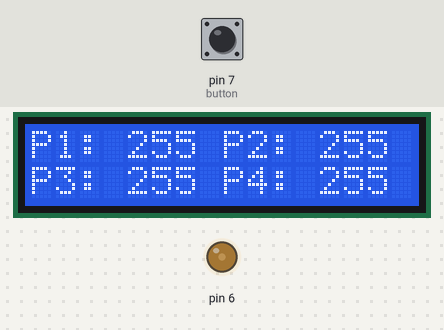
This sketch was run on a simulated Arduino Uno, built with avr-gcc and run on an emulated ATmega328P. Parts: 16×2 character LCD, output pins drawn as LEDs (lit = HIGH). Wiring (inferred from the names in the program): PCF8574 port expander at I2C address 0x38. The test bench sets the inputs (shaded band); at power-on: pin 7 (button) LOW. Random numbers use the default seed unless the sketch sets one; EEPROM starts erased.

Above: at 1.2 s.
1.3 s: pin 7 (button) pulled HIGH for 0.15 s
At 8.3 s:
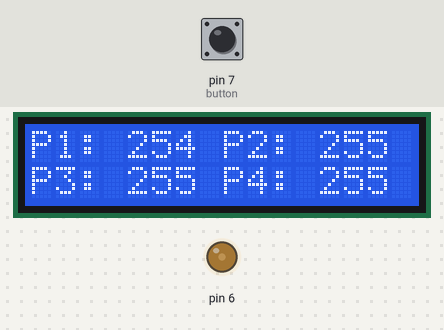
Timing chart, 0 to 9.8 s (numbered marks = the images above; inputs shaded):
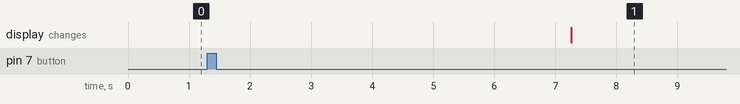

Measured:
- after the input at 1.3 s, the display: changes after 6.0 s (image 1)

The sketch:

p3_entrega.ino
```cpp
#include <Wire.h>
#include <LiquidCrystal.h>
#include <EEPROM.h>
#include <avr/wdt.h>

#define debounce_ms 15

#define default_p1 1
#define default_p2 2
#define default_p3 5
#define default_p4 10
#define default_premios_no 4

#define i2c_address 0x38

const uint8_t button = 7;
uint8_t premio;
uint8_t premios_no;
uint8_t premios[default_premios_no];
LiquidCrystal lcd(12, 11, 5, 4, 3, 2);

/**************************** PIN READ & LED ****************************/
int debounce_digitalRead(uint8_t pin){
  uint8_t prev = digitalRead(pin);

  //delay(debounce_ms + random(-10,10));
  delay(debounce_ms);

  return (prev == digitalRead(pin)) ? prev : debounce_digitalRead(pin);
}
/************************************************************************/

void i2c_write(uint8_t led_r_l){
  Wire.beginTransmission(i2c_address);

  switch(led_r_l){
    case (uint8_t) 0:
      Wire.write(0b1111);
      break;

    case (uint8_t) 1:
      Wire.write(0b1110);
      break;

    case (uint8_t) 2:
      Wire.write(0b1101);
      break;

    case (uint8_t) 3:
      Wire.write(0b1011);
      break;

    case (uint8_t) 4:
      Wire.write(0b0111);
      break;

    case (uint8_t) 10:
      Wire.write(0b0000);
      break;
  }

  Wire.endTransmission();
}

uint8_t get_prize(){
  if(premios_no==0){
    return 0;
  }

  uint8_t n = random(1, premios_no+1);
  //Debug n=1;

  if(n<=premios[0]){
    return 1;
  } else if(n<=premios[0]+premios[1]){
    return 2;
  } else if(n<=premios[0]+premios[1]+premios[2]){
    return 3;
  } else {
    return 4;
  }

}

void do_animation(uint8_t premio){
  uint8_t saltos_fast = 0;//random(28, 32);
  uint8_t delta_t     = random(20, 24);
  uint16_t v0         = 25;
  float accel         = 0.20;

  uint8_t ajuste      = (saltos_fast + delta_t)%default_premios_no;
  if(ajuste==0){
    ajuste = 4;
  }

  // [ Para la entrega no queremos fase lineal ]
  // Fase lineal
  /*for(uint8_t i = 0; i<saltos_fast; i++){
    i2c_write((i%default_premios_no)+1);
    delay(v0);
  }*/

  // Reseteamos el wd porque no es menos de 8S
  // ya reseteamos dentro del bucle
  //wdt_reset();

  // Fase de deceleración y selección
  for(uint8_t t = 1; t<=(delta_t + (((int)(premio-ajuste))%4)); t++){
    i2c_write( ((((saltos_fast-1%default_premios_no)+1)+t-1)%default_premios_no)+1 );
    wdt_reset();
    delay(((int) round((float) (v0*t)+(float) ((1/2)*accel*t*t))));
  }

  // Reseteamos el wd porque no es menos de 8S
  wdt_reset();

  // Parpadear [para la entrega no hace falta]
  /*for(uint8_t i=0; i<15; i++){
    i2c_write(0);
    delay(100);
    i2c_write(premio);
    delay(100);
  }*/

}

void write_prizes(){
  lcd.setCursor(0, 0);
  lcd.print("P1: "); lcd.print(premios[0]);
  lcd.setCursor(8, 0);
  lcd.print("P2: "); lcd.print(premios[1]);
  lcd.setCursor(0, 1);
  lcd.print("P3: "); lcd.print(premios[2]);
  lcd.setCursor(8, 1);
  lcd.print("P4: "); lcd.print(premios[3]); lcd.print(" ");
}

void setup(){
  wdt_disable();

  // Enable serial interface
  Serial.begin(115200);
  Wire.begin();
  lcd.begin(16, 2);
  analogWrite(6,60);

  randomSeed(analogRead(A5));

  pinMode(button, INPUT);

  if(digitalRead(button) == HIGH){
    EEPROM.update(0, (uint8_t) default_p1);
    EEPROM.update(1, (uint8_t) default_p2);
    EEPROM.update(2, (uint8_t) default_p3);
    EEPROM.update(3, (uint8_t) default_p4);
  };

  premios_no = 0;
  // Cargar los premios
  for(uint8_t i=0; i<4; i++){
    premios_no += ( premios[i]=EEPROM.read(i) );
  }

  i2c_write(0);

  wdt_enable(WDTO_8S);
}

void loop(){

  write_prizes();

  while(debounce_digitalRead(button) == HIGH){
    // (ESTE LO PONEMOS POR SI INICIAMOS CON EL PULSADOR ENCENDIDO)
    wdt_reset();
  }
  while(debounce_digitalRead(button) == LOW){
    // NADA DE NUEVO
    wdt_reset();
  }
  while(debounce_digitalRead(button) == HIGH){
    // NADA OTRA VEZ
    wdt_reset();
    if(!premios_no){
      i2c_write(10);
    }
  }

  // Corrección que no afecta al funcionamiento normal
  // y permite la indicaciión de a premios restantes
  i2c_write(0);

  /* SELECCIÓN DE PREMIO */
  premio = get_prize();

  if(premios_no>0){
    premios_no -= 1;
    premios[premio-1] -= 1;

    do_animation(premio);

    // Actualizamos el valor en la EEPROM;
    EEPROM.update(premio-1, (uint8_t) (EEPROM.read(premio-1)-1));
  }

  wdt_reset();
}
```
